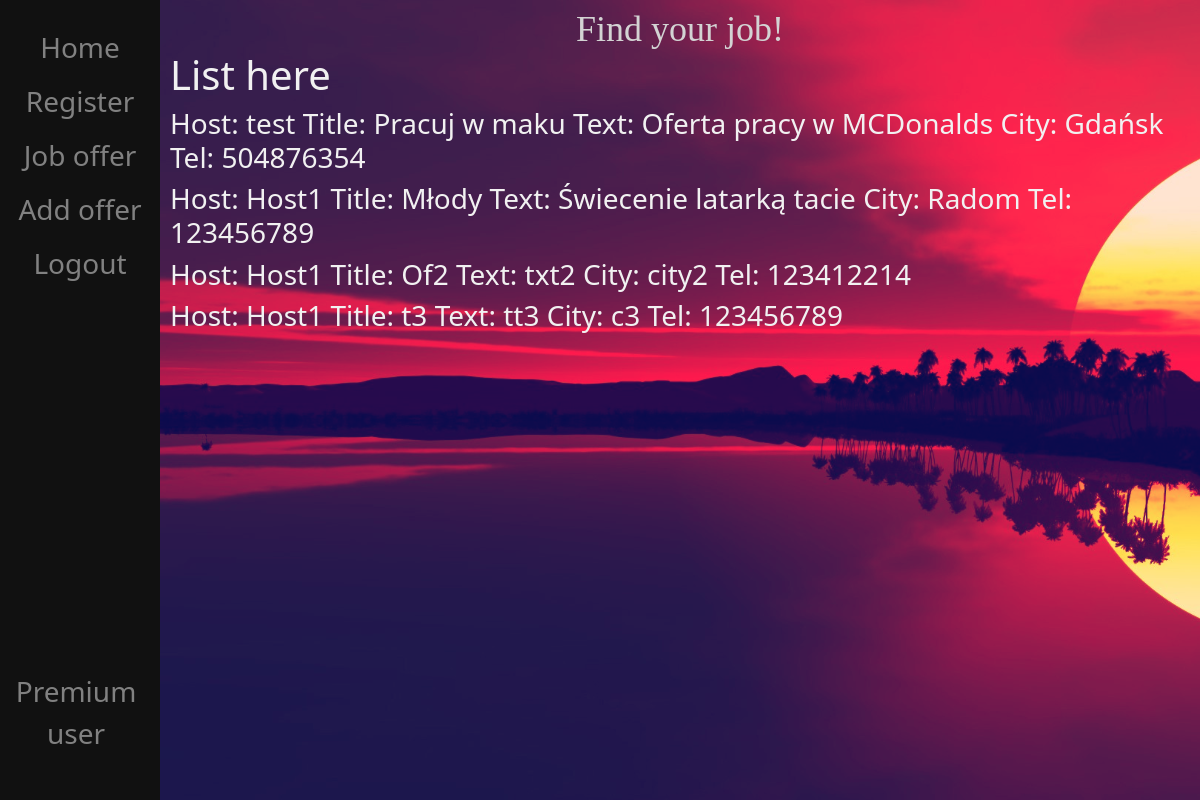
The app's page /offer/ (signed in) with its own data.
### SZO/models.py (models this page shows, shortened)
class JobOffer(models.Model):
    user = models.ForeignKey(User, on_delete=models.CASCADE)
    title = models.CharField(max_length=40)
    text = models.CharField(max_length=1000)
    city = models.CharField(max_length=100, default='Warszawa')
    tel_number = models.IntegerField(default=000000000)
    def getText(self):
        return self.text
    def getTitle(self):
        return self.title
    def getCity(self):
        return self.city
    def getTel(self):
        return self.tel_number
    def getUser(self):
        return self.user

### SZO/views.py (the view)
# urls.py: path("offer/", views.offer, name="offer"),
def offer(response):
    offers = JobOffer.objects.all()
    return render(response, "SZO/offer.html", {"offers": offers})

### SZO/templates/SZO/offer.html (shortened to what this page needs)
{% extends 'SZO/base.html' %}
{% block content %}
{% if user.is_authenticated %}
    <h1>List here</h1>
    {% for offer in offers %}
        <div id="jobOffer">
            <h3>Host: {{ offer.getUser }} Title: {{ offer.getTitle }} Text: {{ offer.getText }} City: {{ offer.getCity }} Tel: {{ offer.getTel }}</h3>
        </div>
    {% endfor %}
{% else %}
    <h1>Access denied</h1>
{% endif %}
{% endblock %}

### SZO/static/base.css (style rules this page uses)
html, body { height: 100%; }
html, .main { background-color: rgb(170, 216, 44); color: #f1f1f1; }

### records on screen
JobOffer: getUser "test", getTitle "Pracuj w maku", getText "Oferta pracy w MCDonalds", getCity "Gdańsk", getTel "504876354"
JobOffer: getUser "Host1", getTitle "Młody", getText "Świecenie latarką tacie", getCity "Radom", getTel "123456789"
JobOffer: getUser "Host1", getTitle "Of2", getText "txt2", getCity "city2", getTel "123412214"
JobOffer: getUser "Host1", getTitle "t3", getText "tt3", getCity "c3", getTel "123456789"
